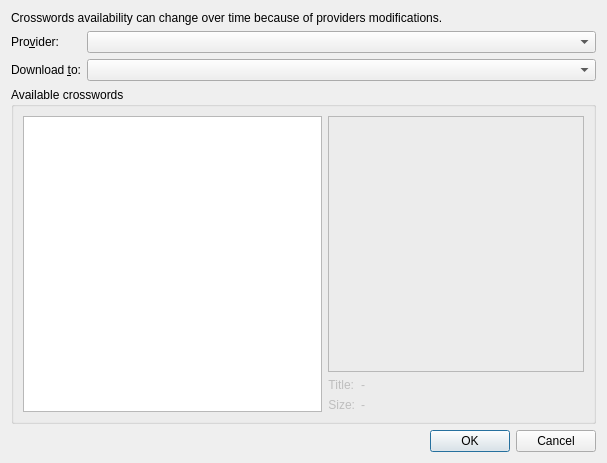
<?xml version="1.0" encoding="UTF-8"?>
<ui version="4.0">
 <class>download</class>
 <widget class="QDialog" name="download">
  <property name="geometry">
   <rect>
    <x>0</x>
    <y>0</y>
    <width>607</width>
    <height>463</height>
   </rect>
  </property>
  <property name="windowTitle">
   <string>Download Crosswords</string>
  </property>
  <layout class="QFormLayout" name="formLayout_2">
   <item row="1" column="0">
    <widget class="QLabel" name="lblProviders">
     <property name="text">
      <string>Pro&amp;vider:</string>
     </property>
     <property name="alignment">
      <set>Qt::AlignRight|Qt::AlignTrailing|Qt::AlignVCenter</set>
     </property>
     <property name="buddy">
      <cstring>providers</cstring>
     </property>
    </widget>
   </item>
   <item row="1" column="1">
    <widget class="KComboBox" name="providers">
     <property name="sizePolicy">
      <sizepolicy hsizetype="Expanding" vsizetype="Fixed">
       <horstretch>0</horstretch>
       <verstretch>0</verstretch>
      </sizepolicy>
     </property>
     <property name="minimumSize">
      <size>
       <width>200</width>
       <height>0</height>
      </size>
     </property>
    </widget>
   </item>
   <item row="2" column="0">
    <widget class="QLabel" name="lblTargetDirectory">
     <property name="text">
      <string>Download &amp;to:</string>
     </property>
     <property name="alignment">
      <set>Qt::AlignRight|Qt::AlignTrailing|Qt::AlignVCenter</set>
     </property>
     <property name="buddy">
      <cstring>targetDirectory</cstring>
     </property>
    </widget>
   </item>
   <item row="2" column="1">
    <widget class="KComboBox" name="targetDirectory">
     <property name="sizePolicy">
      <sizepolicy hsizetype="Expanding" vsizetype="Fixed">
       <horstretch>0</horstretch>
       <verstretch>0</verstretch>
      </sizepolicy>
     </property>
     <property name="duplicatesEnabled">
      <bool>false</bool>
     </property>
    </widget>
   </item>
   <item row="3" column="0" colspan="2">
    <widget class="QGroupBox" name="groupBox">
     <property name="sizePolicy">
      <sizepolicy hsizetype="Expanding" vsizetype="Expanding">
       <horstretch>0</horstretch>
       <verstretch>0</verstretch>
      </sizepolicy>
     </property>
     <property name="title">
      <string>Available crosswords</string>
     </property>
     <layout class="QVBoxLayout" name="verticalLayout_3">
      <item>
       <layout class="QHBoxLayout" name="horizontalLayout">
        <item>
         <widget class="QListWidget" name="crosswords">
          <property name="alternatingRowColors">
           <bool>true</bool>
          </property>
         </widget>
        </item>
        <item>
         <layout class="QVBoxLayout" name="verticalLayout">
          <item>
           <widget class="QLabel" name="preview">
            <property name="sizePolicy">
             <sizepolicy hsizetype="Expanding" vsizetype="Expanding">
              <horstretch>0</horstretch>
              <verstretch>0</verstretch>
             </sizepolicy>
            </property>
            <property name="minimumSize">
             <size>
              <width>256</width>
              <height>256</height>
             </size>
            </property>
            <property name="maximumSize">
             <size>
              <width>256</width>
              <height>256</height>
             </size>
            </property>
            <property name="frameShape">
             <enum>QFrame::StyledPanel</enum>
            </property>
            <property name="frameShadow">
             <enum>QFrame::Sunken</enum>
            </property>
            <property name="text">
             <string notr="true"/>
            </property>
            <property name="scaledContents">
             <bool>false</bool>
            </property>
            <property name="alignment">
             <set>Qt::AlignCenter</set>
            </property>
            <property name="wordWrap">
             <bool>true</bool>
            </property>
           </widget>
          </item>
          <item>
           <layout class="QFormLayout" name="formLayout">
            <property name="fieldGrowthPolicy">
             <enum>QFormLayout::AllNonFixedFieldsGrow</enum>
            </property>
            <item row="0" column="0">
             <widget class="QLabel" name="labelTitle">
              <property name="enabled">
               <bool>false</bool>
              </property>
              <property name="text">
               <string>Title:</string>
              </property>
              <property name="alignment">
               <set>Qt::AlignRight|Qt::AlignTrailing|Qt::AlignVCenter</set>
              </property>
             </widget>
            </item>
            <item row="0" column="1">
             <widget class="QLabel" name="labelTitleValue">
              <property name="enabled">
               <bool>false</bool>
              </property>
              <property name="text">
               <string>-</string>
              </property>
             </widget>
            </item>
            <item row="1" column="0">
             <widget class="QLabel" name="labelSize">
              <property name="enabled">
               <bool>false</bool>
              </property>
              <property name="text">
               <string>Size:</string>
              </property>
              <property name="alignment">
               <set>Qt::AlignRight|Qt::AlignTrailing|Qt::AlignVCenter</set>
              </property>
             </widget>
            </item>
            <item row="1" column="1">
             <widget class="QLabel" name="labelSizeValue">
              <property name="enabled">
               <bool>false</bool>
              </property>
              <property name="text">
               <string>-</string>
              </property>
             </widget>
            </item>
           </layout>
          </item>
         </layout>
        </item>
       </layout>
      </item>
     </layout>
    </widget>
   </item>
   <item row="4" column="0" colspan="2">
    <widget class="QDialogButtonBox" name="buttonBox">
     <property name="standardButtons">
      <set>QDialogButtonBox::Cancel|QDialogButtonBox::Ok</set>
     </property>
    </widget>
   </item>
   <item row="0" column="0" colspan="2">
    <widget class="QLabel" name="labelMessage">
     <property name="text">
      <string>Crosswords availability can change over time because of providers modifications.</string>
     </property>
    </widget>
   </item>
  </layout>
 </widget>
 <customwidgets>
  <customwidget>
   <class>KComboBox</class>
   <extends>QComboBox</extends>
   <header>kcombobox.h</header>
  </customwidget>
 </customwidgets>
 <tabstops>
  <tabstop>providers</tabstop>
  <tabstop>buttonBox</tabstop>
 </tabstops>
 <resources/>
 <connections>
  <connection>
   <sender>buttonBox</sender>
   <signal>accepted()</signal>
   <receiver>download</receiver>
   <slot>accept()</slot>
   <hints>
    <hint type="sourcelabel">
     <x>457</x>
     <y>438</y>
    </hint>
    <hint type="destinationlabel">
     <x>576</x>
     <y>321</y>
    </hint>
   </hints>
  </connection>
  <connection>
   <sender>buttonBox</sender>
   <signal>rejected()</signal>
   <receiver>download</receiver>
   <slot>reject()</slot>
   <hints>
    <hint type="sourcelabel">
     <x>536</x>
     <y>438</y>
    </hint>
    <hint type="destinationlabel">
     <x>576</x>
     <y>364</y>
    </hint>
   </hints>
  </connection>
 </connections>
</ui>
